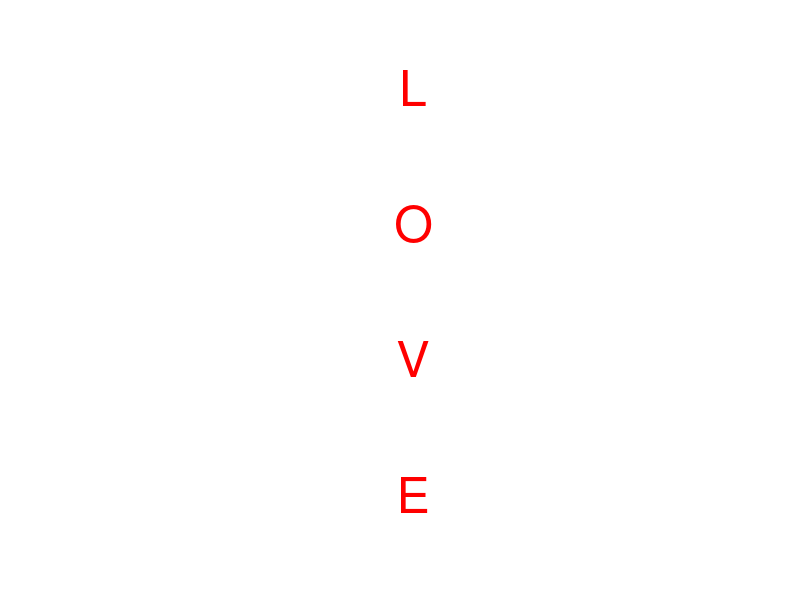

This figure's MATLAB source:
% Create a new figure
figure;

% Subplot for letter L
subplot(4,1,1);
text(0.5, 0.5, 'L', 'Color', 'red', 'FontSize', 36, ...
    'HorizontalAlignment', 'center', 'VerticalAlignment', 'middle');
axis off;

% Subplot for letter O
subplot(4,1,2);
text(0.5, 0.5, 'O', 'Color', 'red', 'FontSize', 36, ...
    'HorizontalAlignment', 'center', 'VerticalAlignment', 'middle');
axis off;

% Subplot for letter V
subplot(4,1,3);
text(0.5, 0.5, 'V', 'Color', 'red', 'FontSize', 36, ...
    'HorizontalAlignment', 'center', 'VerticalAlignment', 'middle');
axis off;

% Subplot for letter E
subplot(4,1,4);
text(0.5, 0.5, 'E', 'Color', 'red', 'FontSize', 36, ...
    'HorizontalAlignment', 'center', 'VerticalAlignment', 'middle');
axis off;
